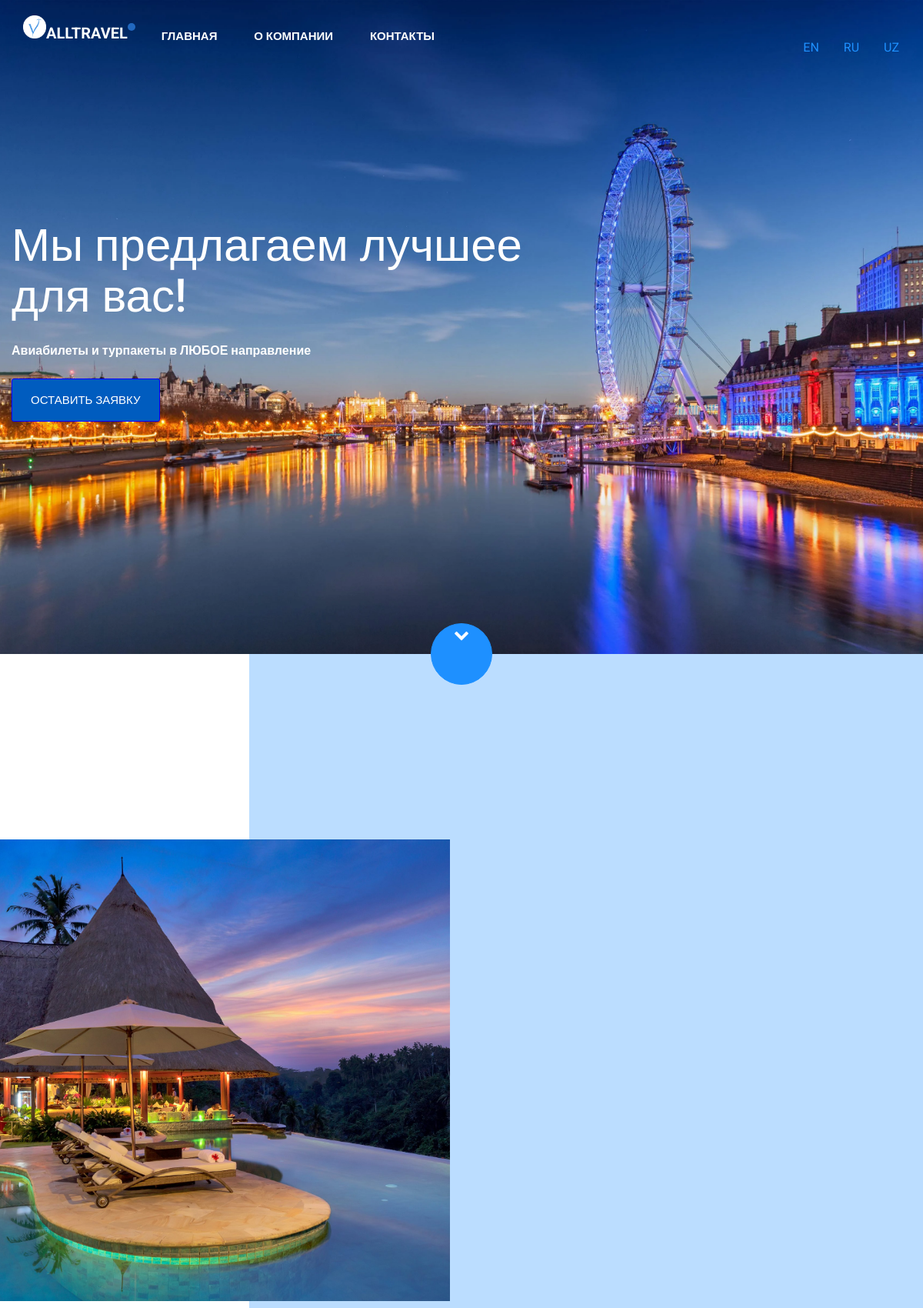
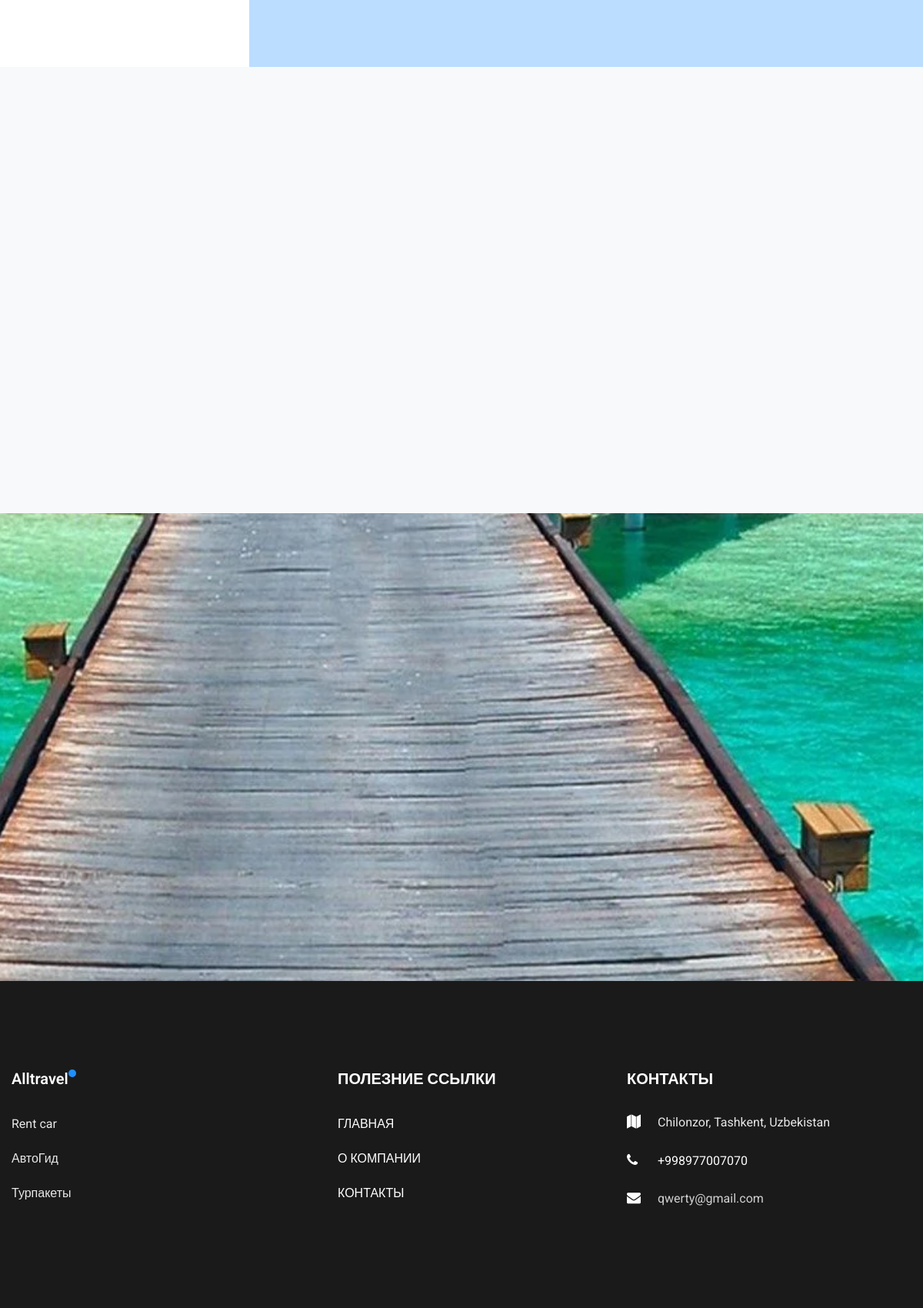
The page / (upper part) on the database its author committed (2 pictures, top to bottom).
### apps/home/models.py (models this page shows, shortened)
class Navbar(models.Model):
    name = models.CharField(max_length=220)
    link = models.CharField(max_length=220)

class Title(models.Model):
    image = models.ImageField(upload_to='static/images')
    title = models.CharField(max_length=220)
    content = RichTextField()
    created_at = models.DateTimeField(auto_now_add=True)
    is_published = models.BooleanField(default=False)

class ReasonImage(models.Model):
    image = models.ImageField(upload_to='static/images')
    created_at = models.DateTimeField(auto_now_add=True)
    is_published = models.BooleanField(default=False)

class Question(models.Model):
    image = models.ImageField(upload_to='static/images')
    title = models.CharField(max_length=220)
    created_at = models.DateTimeField(auto_now_add=True)
    is_published = models.BooleanField(default=False)

class Reason(models.Model):
    title = models.CharField(max_length=220)
    content = RichTextField()
    icon = models.ImageField(upload_to='static/images')
    created_at = models.DateTimeField(auto_now_add=True)
    is_published = models.BooleanField(default=False)

### apps/contact/models.py (models this page shows, shortened)
class ContactUs(models.Model):
    class Meta:
        verbose_name = 'ContactUs'
        verbose_name_plural = 'ContactUs'
    address = RichTextField()
    phone = models.CharField(max_length=200)
    email = models.EmailField()
    created_at = models.DateTimeField(auto_now_add=True)

### apps/home/views.py (the view)
# urls.py: path('', index),
def index(request):
    contacts = ContactUs.objects.all()
    titles = Title.objects.filter(is_published=True).order_by('-id')[:1]
    reason_titles = ReasonTitle.objects.filter(is_published=True)
    reason_images = ReasonImage.objects.filter(is_published=True)
    reasons = Reason.objects.filter(is_published=True).order_by('-id')[:3]
    faqs = FAQ.objects.filter(is_published=True)[:3]
    form = ContactForm(request.POST or None)
    questions = Question.objects.filter(is_published=True)
    navbar = Navbar.objects.all()
    if form.is_valid():
        form.save()
        return redirect('.')
    context = {
        'contacts': contacts,
        'titles': titles,
        'reason_titles': reason_titles,
        'reason_images': reason_images,
        'reasons': reasons,
        'faqs': faqs,
        'questions': questions,
        'navbar': navbar,
        'form': form,
    }
    return render(request, 'index.html', context)

### templates/index.html (shortened to what this page needs)
{% extends 'base.html' %}
{% load static %}
{% block content %}
{% for title in titles %}
<div class="hero-wrap" style="background-image: url({{title.image.url}});" data-stellar-background-ratio="0.5">
    <div class="container">
        <div class="row no-gutters slider-text align-items-center">
            <div class="col-md-7 ftco-animate d-flex align-items-end">
                <div class="text w-100">
                    <h1 class="mb-4">{{title.title}}</h1>
                    <p class="mb-4">{{title.content|safe}}</p>
                    <p><a href="/contact/" class="btn btn-primary py-3 px-4">ОСТАВИТЬ ЗАЯВКУ</a></p>
                </div>
            </div>
        </div>
    </div>
    <div class="mouse">
        <a href="#" class="mouse-icon">
            <div class="mouse-wheel"><span class="fa fa-chevron-down"></span></div>
        </a>
    </div>
</div>
{% endfor %}
<section class="ftco-section ftco-fullwidth goto-here">
    <div class="overlay"></div>
    {% for title in reason_titles %}
    <div class="container">
        <div class="row justify-content-center">
        </div>
    </div>
    {% endfor %}
    <div class="container-fluid px-0">
        <div class="row d-sm-flex text-wrapper align-items-stretch">
           {% for image in reason_images %}
            <div class="one-half mb-md-0 mb-4 img d-flex align-self-stretch"
                    style="background-image: url({{image.image.url}})"></div>
           {% endfor %}
            <div class="one-half half-text d-flex justify-content-end align-items-center">
                <div class="text-inner pt-md-5 pl-md-5">
                    <div class="row d-flex">
                    </div>
                </div>
            </div>
        </div>
    </div>
</section>
<section class="ftco-section ftco-no-pb bg-light">
    <div class="container">
        <div class="row justify-content-center pb-5 mb-3">
        </div>
        <div class="row no-gutters">
        </div>
    </div>
</section>
{% for question in questions %}
<section class="ftco-appointment ftco-section ftco-no-pt ftco-no-pb img"
         style="background-image: url({{question.image.url}});">
    <div class="container">
        <div class="row d-md-flex justify-content-end">
        </div>
    </div>
</section>
{% endfor %}
{% endblock %}

### templates/base.html (shortened to what this page needs)
<!DOCTYPE html>
{% load static %}
<html lang="en">
<head>
    <link rel="stylesheet" href="https://stackpath.bootstrapcdn.com/font-awesome/4.7.0/css/font-awesome.min.css">
    <link rel="stylesheet" href="{% static 'css/animate.css' %}">
    <link rel="stylesheet" href="{% static 'css/owl.carousel.min.css' %}">
    <link rel="stylesheet" href="{% static 'css/owl.theme.default.min.css' %}">
    <link rel="stylesheet" href="{% static 'css/magnific-popup.css' %}">
    <link rel="stylesheet" href="{% static 'css/flaticon.css' %}">
    <link rel="stylesheet" href="{% static 'css/style.css' %}">
</head>
<body>
<nav class="navbar navbar-expand-lg navbar-dark ftco_navbar bg-dark ftco-navbar-light navbar-ttj" id="ftco-navbar">
    <div class="container">
        <div class="col-md-6 d-flex align-self-stretch ftco-animate">
            <div class="media block-6 services-wrap d-flex">
                <img src="{% static 'images/2022-11-22 22.09.24.png' %}" height="30" width="30">
                <a class="navbar-brand" href="/">ALLTRAVEL</a>
                <div class="collapse navbar-collapse" id="ftco-nav">
                    {% for nav in navbar %}
                    <ul class="navbar-nav ml-auto">
                        <li class="nav-item active"><a href="{{nav.link}}" class="nav-link">{{nav.name}}</a></li>
                    </ul>
                    {% endfor %}
                </div>
            </div>
        </div>
        <ul class="nav nav-pills">
            <li class="nav-item">
                <a class="nav-link active" href="{% url 'set-language' 'en' %}">EN</a>
            </li>
            <li class="nav-item">
                <a class="nav-link" href="{% url 'set-language' 'ru' %}">RU</a>
            </li>
            <li class="nav-item">
                <a class="nav-link" href="{% url 'set-language' 'uz' %}">UZ</a>
            </li>
        </ul>
    </div>
</nav>
{% block content %}
{% endblock %}
<footer class="ftco-footer ftco-section">
    <div class="container">
        <div class="row mb-5">
            <div class="col-sm-12 col-md">
                <div class="ftco-footer-widget mb-4">
                    <h2 class="ftco-heading-2 logo"><a href="/">Alltravel</a></h2>
                    {% for reason in reasons %}
                    <p>{{reason.title}}</p>
                    {% endfor %}
                    <ul class="ftco-footer-social list-unstyled mt-5">
                    </ul>
                </div>
            </div>
            <div class="col-sm-12 col-md">
                <div class="ftco-footer-widget mb-4 ml-md-4">
                    <h2 class="ftco-heading-2">ПОЛЕЗНИЕ ССЫЛКИ</h2>
                    {% for nav in navbar %}
                    <p><a href="{{nav.link}}">{{nav.name}}</a></p>
                    {% endfor %}
                </div>
            </div>
            {% for contact in contacts %}
            <div class="col-sm-12 col-md">
                <div class="ftco-footer-widget mb-4">
                    <h2 class="ftco-heading-2">КОНТАКТЫ</h2>
                    <div class="block-23 mb-3">
                        <ul>
                            <li><span class="icon fa fa-map marker"></span><span
                                    class="text">{{contact.address|safe}}</span>
                            </li>
                            <li><a href="#"><span class="icon fa fa-phone"></span><span
                                    class="text">{{contact.phone}}</span></a></li>
                            <li><a href="#"><span class="icon fa fa-envelope"></span>{{contact.email}}</span></span></a>
                            </li>
                        </ul>
                    </div>
                </div>
            </div>
            {% endfor %}
        </div>
    </div>
</footer>
</body>
</html>

### templates/base.html (style rules this page uses)
nav { background-color: #acb2b4; }

### rows shown on the page
Navbar: name "ГЛАВНАЯ"
Navbar: name "О КОМПАНИИ"
Navbar: name "КОНТАКТЫ"
Title: image (picture), title "Мы предлагаем лучшее для вас!", content "Авиабилеты и турпакеты в ЛЮБОЕ направление"
ReasonImage: image (picture)
Question: image (picture)
Reason: title "Rent car"
Reason: title "АвтоГид"
Reason: title "Турпакеты"
ContactUs: address "Chilonzor, Tashkent, Uzbekistan", phone "+998977007070", email "qwerty@gmail.com"
